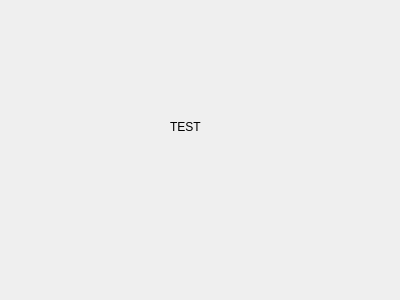
<?xml version="1.0" encoding="UTF-8"?>
<ui version="4.0">
 <class>Form</class>
 <widget class="QWidget" name="Form">
  <property name="geometry">
   <rect>
    <x>0</x>
    <y>0</y>
    <width>400</width>
    <height>300</height>
   </rect>
  </property>
  <property name="windowTitle">
   <string>Form</string>
  </property>
  <widget class="QLabel" name="label">
   <property name="geometry">
    <rect>
     <x>170</x>
     <y>120</y>
     <width>47</width>
     <height>13</height>
    </rect>
   </property>
   <property name="text">
    <string>TEST</string>
   </property>
  </widget>
 </widget>
 <resources/>
 <connections/>
</ui>
